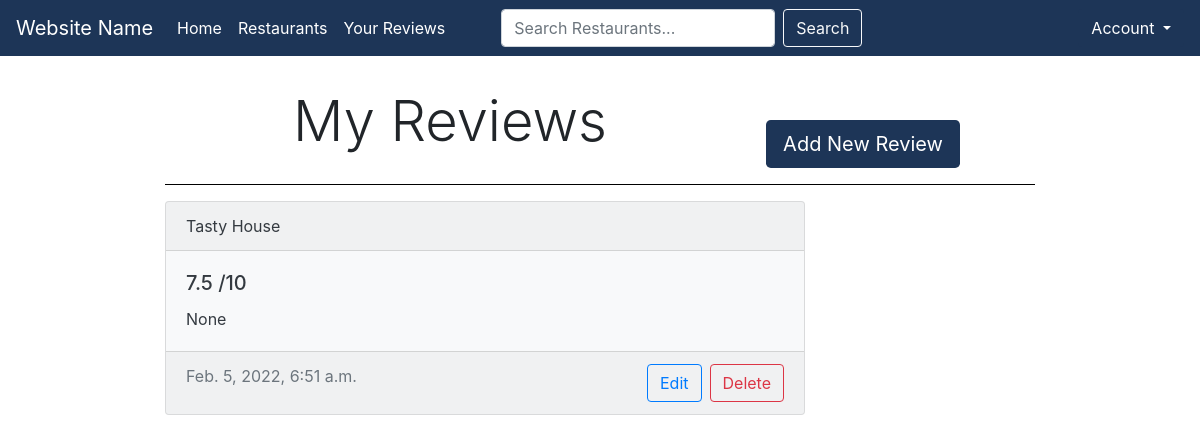
Before: /ratings (signed in) with the older database file.
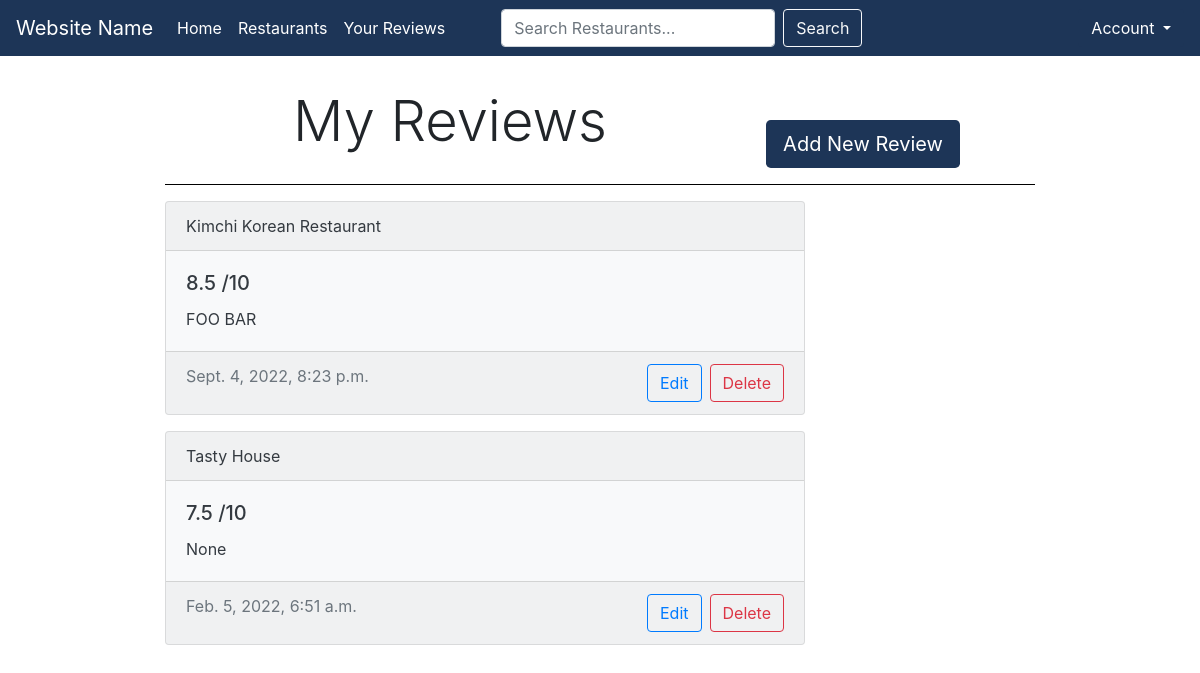
After: the same page with the newer database file.
### restaurants/models.py (models this page shows, shortened)
class Rating(models.Model):
    user = models.ForeignKey(
        User, on_delete=models.CASCADE, null=False)
    restaurant = models.ForeignKey(
        Restaurant, on_delete=models.CASCADE, null=False)
    rating = models.DecimalField(decimal_places=1, max_digits=3)
    review = models.TextField(null=True, blank=True)
    updated = models.DateTimeField(auto_now=True)
    created = models.DateTimeField(auto_now_add=True)
    class Meta:
        ordering = ['-updated', '-created']

class Restaurant(models.Model):
    name = models.CharField(max_length=100, null=False)
    tags = models.CharField(max_length=50, null=True)
    class Meta:
        db_table = "restaurant"
    def __str__(self):
        return self.name

### restaurants/views.py (the view)
# urls.py: path("ratings", views.ratings, name="ratings"),
@login_required(login_url="login")
def ratings(request):
    user = request.user
    ratings = Rating.objects.filter(user=user).order_by('-updated')
    paginator = Paginator(ratings, 5)
    page_number = request.GET.get('page')
    page_obj = paginator.get_page(page_number)
    context = {'ratings': ratings, 'user': user, 'page_obj': page_obj}
    return render(request, "restaurants/ratings.html", context)

### restaurants/templates/restaurants/ratings.html (shortened to what this page needs)
{% extends 'restaurants/base.html' %}
{% block content %}
<div class="container w-75">
  <div class="row">
    <h1 class="display-4 col-sm-8 mt-3 text-center">My Reviews</h1>
    <div class="col-sm-3">
      <div class= "btn-toolbar float-right mt-5">
        <a class="btn darkBlue btn-lg" href="{% url 'addrating' %}">Add New Review</a>
      </div>
    </div>
  </div>
<hr size="10" color="#000000" noshade>
{% for rating in page_obj %}
        <div class="card text-dark bg-light mb-3" style="max-width: 40rem;">
          <div class="card-header">{{rating.restaurant}}</div>
            <div class="card-body">
              <h5 class="card-title">{{rating.rating}} /10</h5>
              <p class="card-text">{{rating.review}}</p>
            </div>
          <div class="card-footer text-muted">{{rating.updated}}
            <div class= "btn-toolbar float-right">
              <a class="btn btn-outline-primary mr-2" href="{% url 'update-rating' rating.id %}">Edit</a>
              <a class="btn btn-outline-danger" href="{% url 'delete-rating' rating.id %}">Delete</a>
            </div>
          </div>
        </div>
        {% empty %}
          <div class="alert alert-light" role="alert"> Oops! Looks like you haven't reviewed anything yet! &#9785; </div>
{% endfor %}
{% endblock %}

Changed rows visible on the page:
added Rating: restaurant "Kimchi Korean Restaurant", rating "8.5", review "FOO BAR", updated "Sept. 4, 2022, 8:23 p.m."
